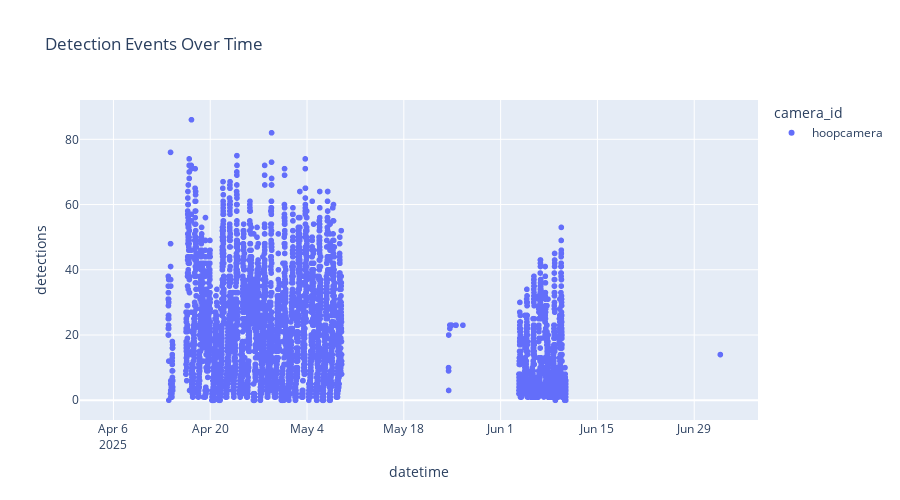

The notebook cell this image was saved under:
### Code cell
# Summary: Create interactive scatter plot showing detection events over time
fig = px.scatter(df, x='datetime', y='detections', color='camera_id',
                 hover_data=['ip', 'hour'],
                 title='Detection Events Over Time')
fig.update_layout(height=500)
fig.show()

### Figure 1 — Plotly figure (JSON) as saved in the notebook; plotly's stock layout.template omitted (floating-point values rounded to 4 significant figures; data arrays with more than 128 entries replaced by an {"elided": "..."} marker saying what was removed)
{"data": [{"customdata": {"elided": "7254x2 mixed values"}, "hovertemplate": "camera_id=hoopcamera<br>datetime=%{x}<br>detections=%{y}<br>ip=%{customdata[0]}<br>hour=%{customdata[1]}<extra></extra>", "legendgroup": "hoopcamera", "marker": {"color": "#636efa", "symbol": "circle"}, "mode": "markers", "name": "hoopcamera", "showlegend": true, "type": "scattergl", "x": {"elided": "7254 str values"}, "xaxis": "x", "y": {"elided": "7254 int values"}, "yaxis": "y"}], "layout": {"height": 500, "legend": {"title": {"text": "camera_id"}, "tracegroupgap": 0}, "title": {"text": "Detection Events Over Time"}, "xaxis": {"anchor": "y", "domain": [0, 1], "title": {"text": "datetime"}}, "yaxis": {"anchor": "x", "domain": [0, 1], "title": {"text": "detections"}}}}
